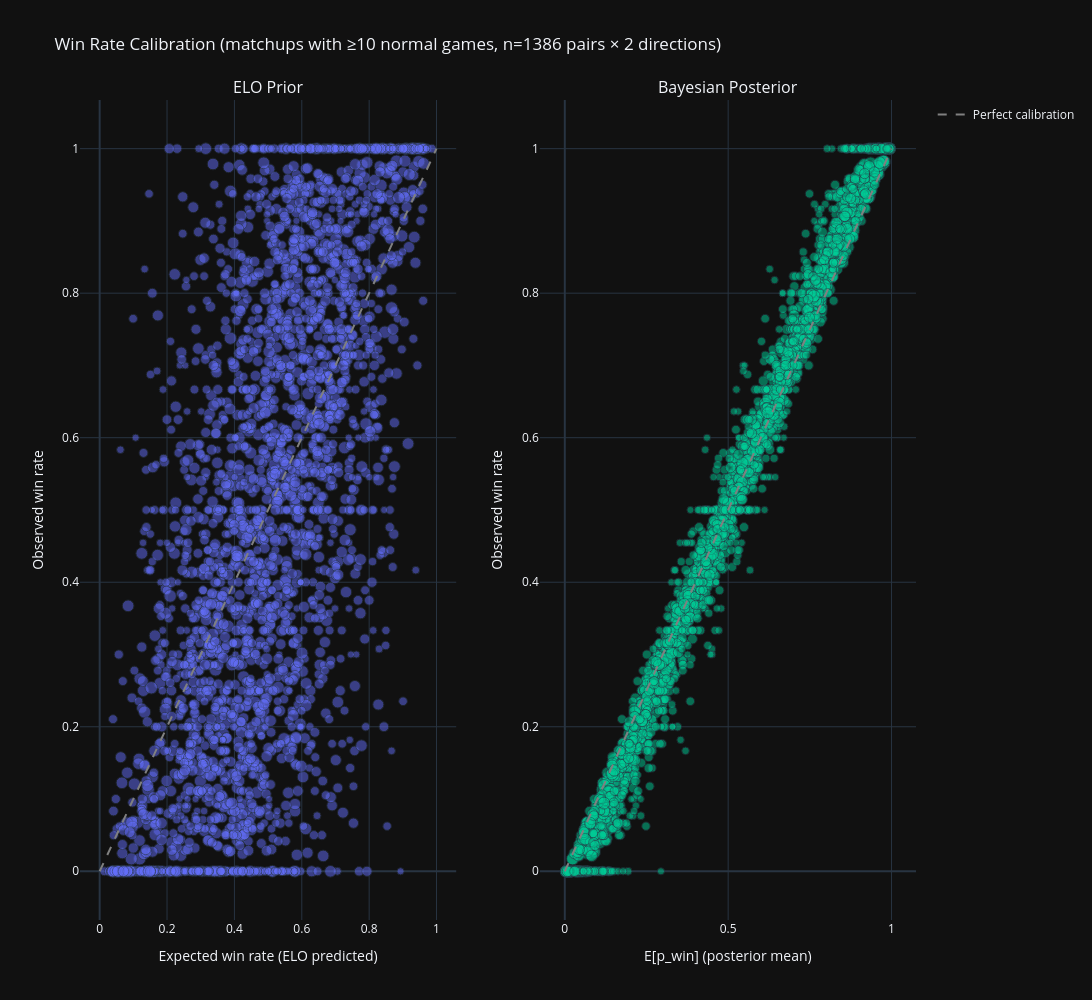

This figure's notebook cell:
### Markdown cell above
The plot below compares the ELO prior ($E_\text{A}$) against the Bayesian posterior mean for predicting win rates. The posterior is visibly tighter around the diagonal, confirming that the Bayesian update improves calibration over the raw ELO prediction. Circle size is proportional to the number of observed games.

### Code cell
import numpy as np
import pandas as pd
from plotly.subplots import make_subplots
import plotly.graph_objects as go

matchups = pd.read_csv("ladder_model/matchup_params.csv")
df = matchups.copy()
df["total_normal"] = df["W"] + df["L"] + df["D"]
df = df[df["total_normal"] >= 10]
df["observed_winrate"] = df["W"] / df["total_normal"]
df["loss_rate"] = df["L"] / df["total_normal"]
df["posterior_winrate"] = df["alpha_win"] / (df["alpha_win"] + df["alpha_draw"] + df["alpha_loss"])
df["posterior_lossrate"] = df["alpha_loss"] / (df["alpha_win"] + df["alpha_draw"] + df["alpha_loss"])
n = len(df)

# Each pair contributes two points: the canonical (bot_lo) perspective and
# the mirror (bot_hi) perspective. Canonicalization by bot_id is not
# rating-symmetric, so plotting only one direction makes the scatter biased
# relative to the inherently symmetric calibration.
text_lo = df["bot_lo_name"] + " vs " + df["bot_hi_name"]
text_hi = df["bot_hi_name"] + " vs " + df["bot_lo_name"]
marker_sizes = np.log1p(df["total_normal"]) * 3

x_elo = np.concatenate([df["E_A"].values, 1 - df["E_A"].values])
y_elo = np.concatenate([df["observed_winrate"].values, df["loss_rate"].values])
x_post = np.concatenate([df["posterior_winrate"].values, df["posterior_lossrate"].values])
y_post = y_elo
text_all = np.concatenate([text_lo.values, text_hi.values])
sizes_all = np.concatenate([marker_sizes.values, marker_sizes.values])
marker = dict(size=sizes_all, opacity=0.5)

fig = make_subplots(rows=1, cols=2, subplot_titles=["ELO Prior", "Bayesian Posterior"])

fig.add_trace(go.Scatter(
    x=x_elo, y=y_elo, mode="markers", marker=marker, text=text_all,
    hovertemplate="%{text}<br>Predicted: %{x:.2f}<br>Observed: %{y:.2f}<extra></extra>",
    showlegend=False,
), row=1, col=1)
fig.add_trace(go.Scatter(
    x=[0, 1], y=[0, 1], mode="lines", line=dict(dash="dash", color="gray"),
    name="Perfect calibration",
), row=1, col=1)

fig.add_trace(go.Scatter(
    x=x_post, y=y_post, mode="markers", marker=marker, text=text_all,
    hovertemplate="%{text}<br>Predicted: %{x:.2f}<br>Observed: %{y:.2f}<extra></extra>",
    showlegend=False,
), row=1, col=2)
fig.add_trace(go.Scatter(
    x=[0, 1], y=[0, 1], mode="lines", line=dict(dash="dash", color="gray"),
    showlegend=False,
), row=1, col=2)

fig.update_xaxes(title_text="Expected win rate (ELO predicted)", row=1, col=1)
fig.update_xaxes(title_text="E[p_win] (posterior mean)", row=1, col=2)
fig.update_yaxes(title_text="Observed win rate", row=1, col=1)
fig.update_yaxes(title_text="Observed win rate", row=1, col=2)
fig.update_layout(title=f"Win Rate Calibration (matchups with ≥10 normal games, n={n} pairs × 2 directions)", width=2000, height=1000)#, width=1000, height=450)
fig.show()#renderer="png")

### Figure 1 — Plotly figure (JSON) as saved in the notebook; plotly's stock layout.template omitted (floating-point values rounded to 4 significant figures; data arrays with more than 128 entries replaced by an {"elided": "..."} marker saying what was removed)
{"data": [{"hovertemplate": "%{text}<br>Predicted: %{x:.2f}<br>Observed: %{y:.2f}<extra></extra>", "marker": {"opacity": 0.5, "size": {"elided": "2772 float values"}}, "mode": "markers", "showlegend": false, "text": {"elided": "2772 str values"}, "x": {"elided": "2772 float values"}, "y": {"elided": "2772 float values"}, "type": "scatter", "xaxis": "x", "yaxis": "y"}, {"line": {"color": "gray", "dash": "dash"}, "mode": "lines", "name": "Perfect calibration", "x": [0, 1], "y": [0, 1], "type": "scatter", "xaxis": "x", "yaxis": "y"}, {"hovertemplate": "%{text}<br>Predicted: %{x:.2f}<br>Observed: %{y:.2f}<extra></extra>", "marker": {"opacity": 0.5, "size": {"elided": "2772 float values"}}, "mode": "markers", "showlegend": false, "text": {"elided": "2772 str values"}, "x": {"elided": "2772 float values"}, "y": {"elided": "2772 float values"}, "type": "scatter", "xaxis": "x2", "yaxis": "y2"}, {"line": {"color": "gray", "dash": "dash"}, "mode": "lines", "showlegend": false, "x": [0, 1], "y": [0, 1], "type": "scatter", "xaxis": "x2", "yaxis": "y2"}], "layout": {"xaxis": {"anchor": "y", "domain": [0.0, 0.45], "title": {"text": "Expected win rate (ELO predicted)"}}, "yaxis": {"anchor": "x", "domain": [0.0, 1.0], "title": {"text": "Observed win rate"}}, "xaxis2": {"anchor": "y2", "domain": [0.55, 1.0], "title": {"text": "E[p_win] (posterior mean)"}}, "yaxis2": {"anchor": "x2", "domain": [0.0, 1.0], "title": {"text": "Observed win rate"}}, "annotations": [{"font": {"size": 16}, "showarrow": false, "text": "ELO Prior", "x": 0.225, "xanchor": "center", "xref": "paper", "y": 1.0, "yanchor": "bottom", "yref": "paper"}, {"font": {"size": 16}, "showarrow": false, "text": "Bayesian Posterior", "x": 0.775, "xanchor": "center", "xref": "paper", "y": 1.0, "yanchor": "bottom", "yref": "paper"}], "title": {"text": "Win Rate Calibration (matchups with ≥10 normal games, n=1386 pairs × 2 directions)"}, "width": 2000, "height": 1000}}
